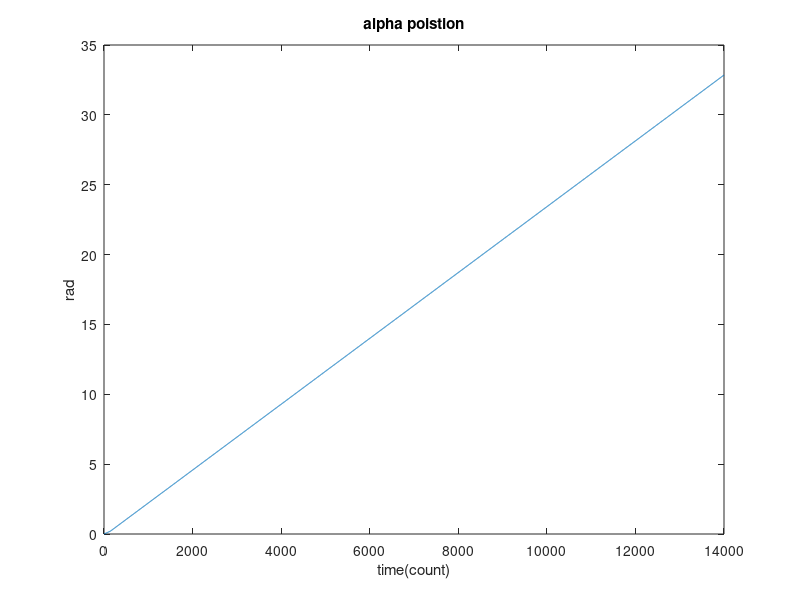
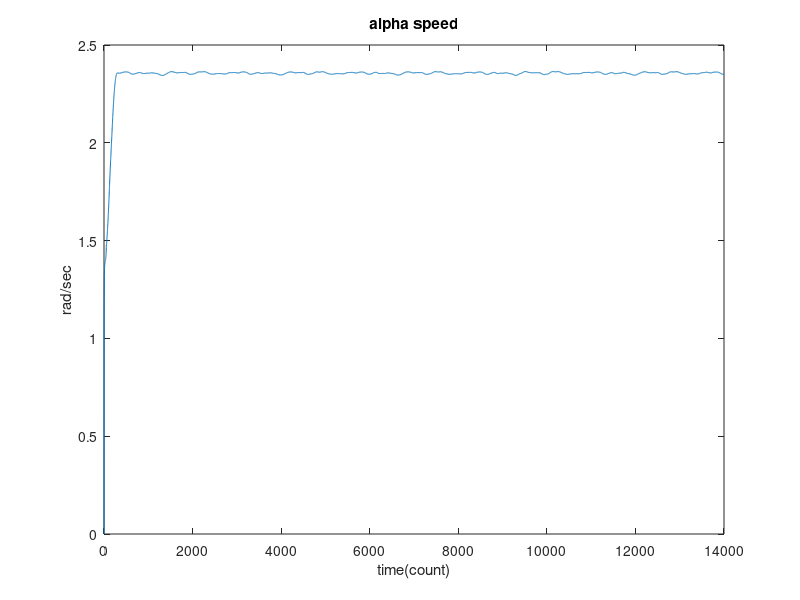

MATLAB code for these plots, in order:
close all;clc;
load('speed.mat');
figure;
plot(alpha1(1:14000)),title('alpha poistion'),xlabel('time(count)'),ylabel('rad');
figure;
plot(alpha_prime1_smooth2(1:14000)),title('alpha speed'),xlabel('time(count)'),ylabel('rad/sec');    